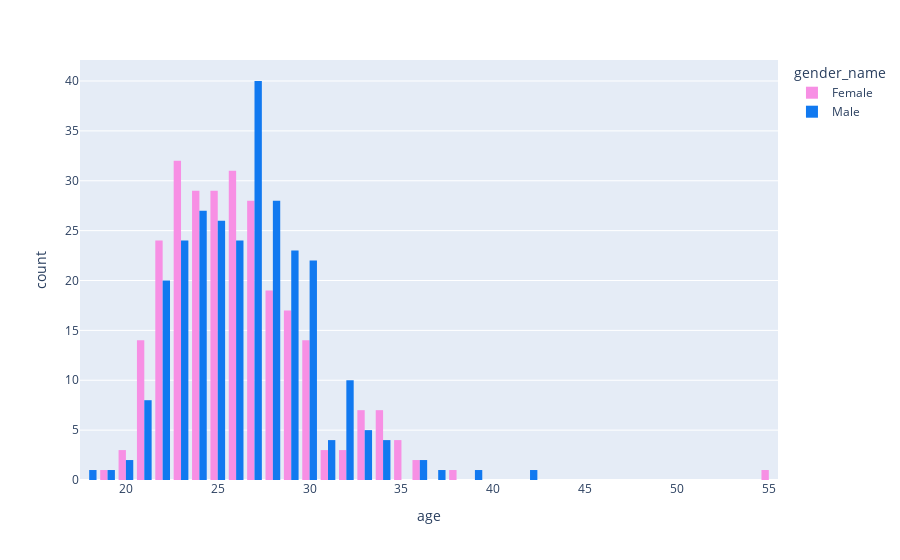

Notebook source saved alongside this figure:
### Code cell
fig = px.histogram(df_iid, x="age",
             color='gender_name', barmode='group', color_discrete_sequence=["#F78FE4", "#1179f0"])
fig.show()

### Figure 1 — Plotly figure (JSON) as saved in the notebook; plotly's stock layout.template omitted (floating-point values rounded to 4 significant figures; data arrays with more than 128 entries replaced by an {"elided": "..."} marker saying what was removed)
{"data": [{"alignmentgroup": "True", "bingroup": "x", "hovertemplate": "gender_name=Female<br>age=%{x}<br>count=%{y}<extra></extra>", "legendgroup": "Female", "marker": {"color": "#F78FE4", "pattern": {"shape": ""}}, "name": "Female", "offsetgroup": "Female", "orientation": "v", "showlegend": true, "type": "histogram", "x": {"elided": "274 int values"}, "xaxis": "x", "yaxis": "y"}, {"alignmentgroup": "True", "bingroup": "x", "hovertemplate": "gender_name=Male<br>age=%{x}<br>count=%{y}<extra></extra>", "legendgroup": "Male", "marker": {"color": "#1179f0", "pattern": {"shape": ""}}, "name": "Male", "offsetgroup": "Male", "orientation": "v", "showlegend": true, "type": "histogram", "x": {"elided": "277 int values"}, "xaxis": "x", "yaxis": "y"}], "layout": {"barmode": "group", "legend": {"title": {"text": "gender_name"}, "tracegroupgap": 0}, "margin": {"t": 60}, "xaxis": {"anchor": "y", "domain": [0, 1], "title": {"text": "age"}}, "yaxis": {"anchor": "x", "domain": [0, 1], "title": {"text": "count"}}}}
